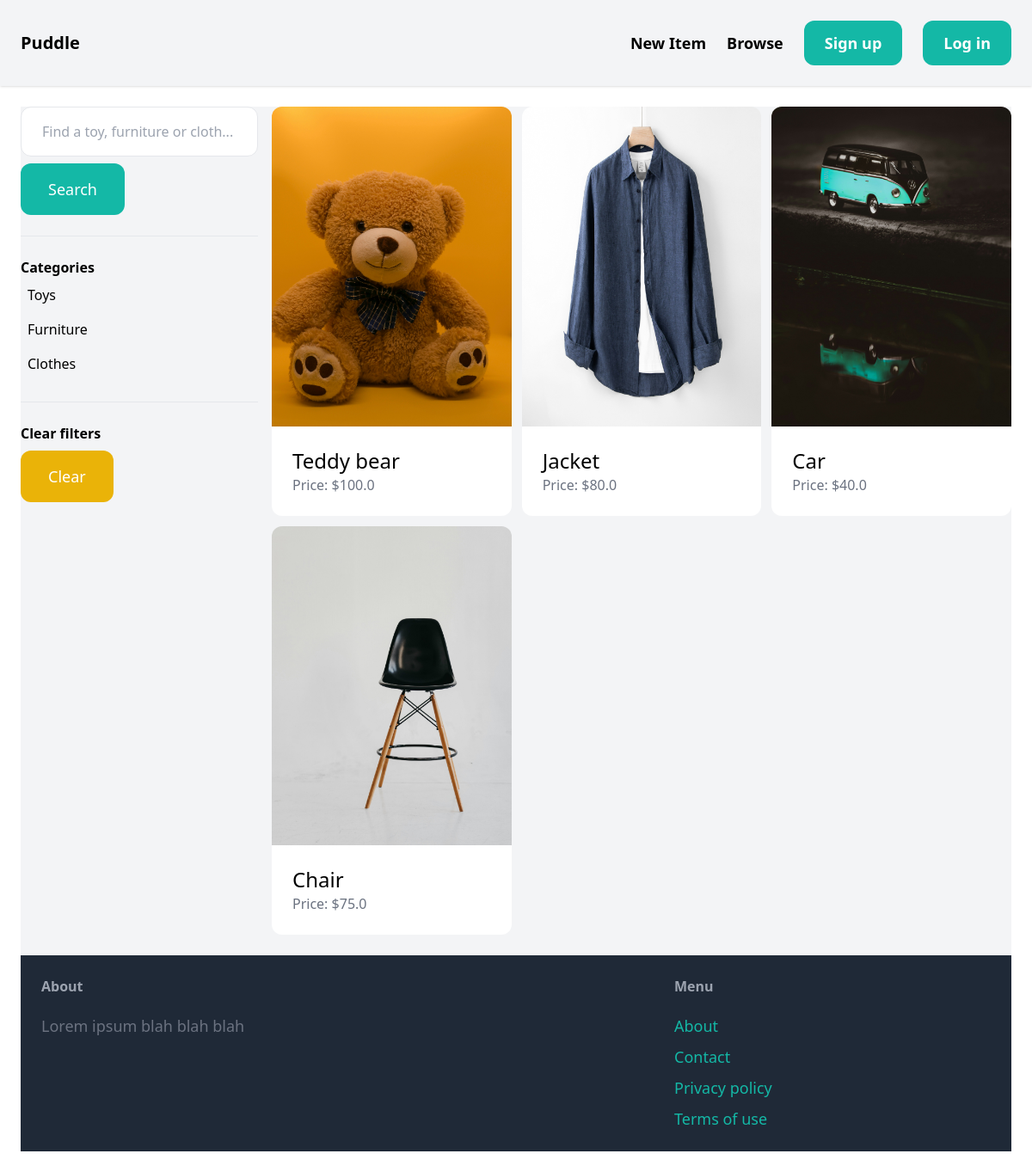
The app's page /items/, older data.
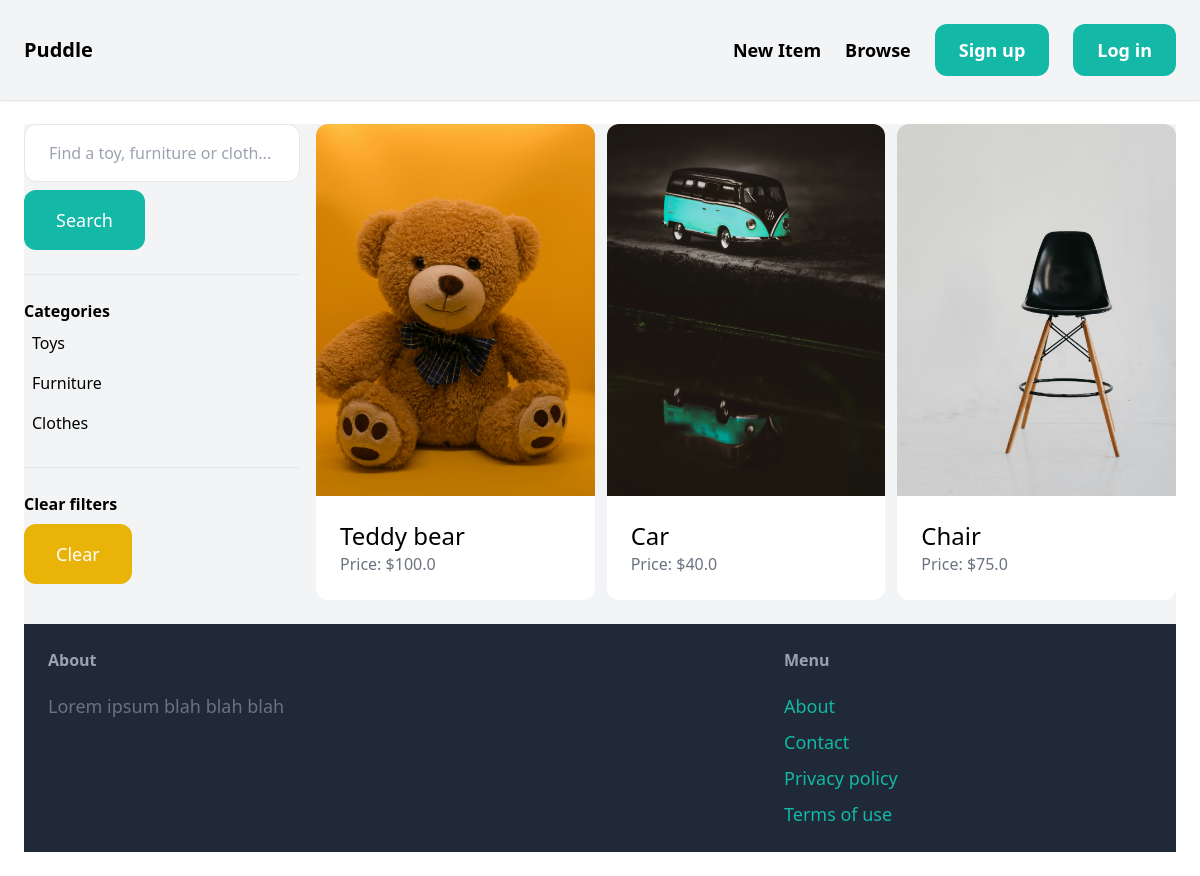
The same page, newer data.
### item/models.py (models this page shows, shortened)
class Category(models.Model):
    ordering = ('name',)
    name = models.CharField(max_length=255)
    class Meta:
        verbose_name_plural = "Categories"

class Item(models.Model):
    category = models.ForeignKey(Category, related_name='items', on_delete=models.CASCADE)
    name = models.CharField(max_length=255)
    description = models.TextField(blank=True, null=True)
    price = models.FloatField()
    image = models.ImageField(upload_to='item_images', blank=True, null=True)
    is_sold = models.BooleanField(default=False)
    created_by = models.ForeignKey(User, related_name='items', on_delete=models.CASCADE)
    created_at = models.DateTimeField(auto_now_add=True)

### item/views.py (the view)
# urls.py: path('', views.items, name='items'),
def items(request):        # browse
    query = request.GET.get('query', '')
    category_id = request.GET.get('category', '')
    categories = Category.objects.all()
    items = Item.objects.filter(is_sold=False)
    if query:
        items = items.filter(Q(name__icontains=query) | Q(description__icontains=query))
    if category_id:
        items = items.filter(category_id=int(category_id))
    else:
        category_id = None   # so your template doesn’t break
    return render(request, 'item/items.html', {
        'items': items,
        'query': query,
        'categories': categories,
        'category_id': category_id
    })

### item/templates/item/items.html (shortened to what this page needs)
{% extends 'core/base.html' %}
{% block content %}
    <div class='pb-6 grid grid-cols-4 gap-4 bg-gray-100'>
        <div class='col-span-1'>
            <form method="get" action="{% url 'item:items' %}">
                <input name="query" class="w-full py-4 px-6 border rounded-xl" type="text" value="{{ query }}" placeholder="Find a toy, furniture or cloth...">
                <button class="mt-2 py-4 px-8 text-lg bg-teal-500 text-white rounded-xl">Search</button>
            </form>
            <hr class="my-6">
            <p class="font-semibold">Categories</p>
            <ul>
                {% for category in categories %}
                    <li class="py-2 px-2 rounded-xl{% if category.id == category_id %} bg-gray-200{% endif %}">
                        <a href="{% url 'item:items' %}?query={{ query }}&category={{ category.id }}">{{ category.name }}</a>
                        </li>
                {% endfor %}
            </ul>
            <hr class="my-6">
            <p class="font-semibold">Clear filters</p>
            <ul>
                <li><a href="{% url 'item:items' %}" class="mt-2 py-4 px-8 inline-block bg-yellow-500 text-lg rounded-xl text-white">Clear</a>
                </li>
            </ul>
        </div>
    <div class="col-span-3">
        <div class="grid grid-cols-3 gap-3">
        {% for item in items %}
            <div>
                <a href="{% url 'item:detail' item.id %}" target="_blank">
                    <div >
                        <img src="{{ item.image.url }}" class="rounded-t-xl">
                    </div>
                    <div class="p-6 bg-white rounded-b-xl">
                        <h2 class="text-2xl">{{ item.name }}</h2>
                        <p class="text-gray-500">Price: ${{ item.price }}</p>
                    </div>
                </a>
            </div>
        {% endfor %}
    </div>
    </div>
{% endblock %}

Row changes from the older to the newer data that the page shows:
removed Item: image (picture), name "Jacket", price "80.0"
